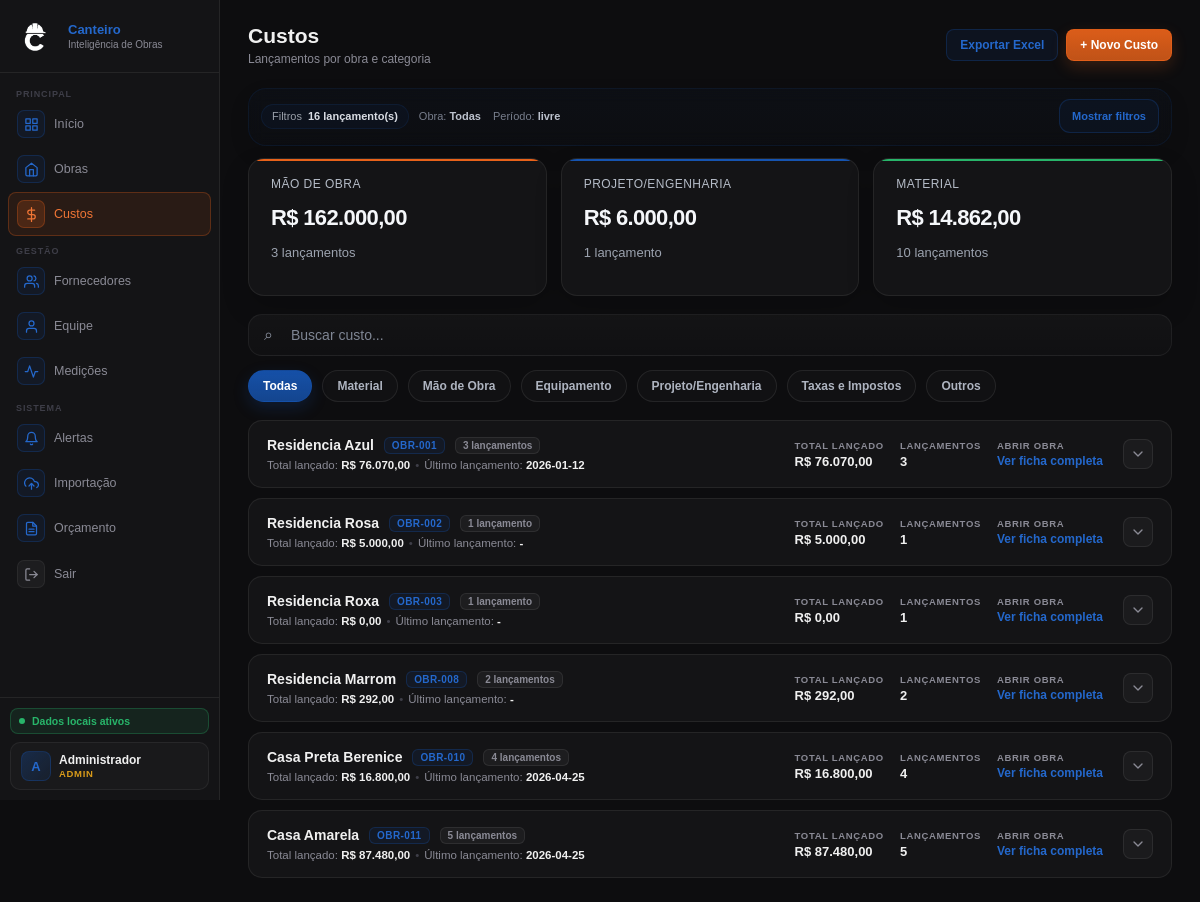
Page /custos (signed in) on the committed database.
### tables this page shows
CREATE TABLE obras (
    id INTEGER PRIMARY KEY AUTOINCREMENT,
    codigo TEXT NOT NULL UNIQUE,
    nome TEXT NOT NULL,
    endereco TEXT,
    tipologia TEXT,
    area_m2 REAL,
    data_inicio TEXT,
    data_fim_prevista TEXT,
    orcamento REAL DEFAULT 0,
    receita_total REAL DEFAULT 0,
    progresso_percentual REAL DEFAULT 0,
    status TEXT NOT NULL DEFAULT 'planejamento',
    criado_em TIMESTAMP DEFAULT CURRENT_TIMESTAMP
, tipo_obra TEXT NOT NULL DEFAULT 'contrato', token_publico TEXT, fase_obra TEXT, observacao_responsavel TEXT, foto_capa TEXT);

CREATE TABLE custos (
    id INTEGER PRIMARY KEY AUTOINCREMENT,
    obra_id INTEGER NOT NULL,
    descricao TEXT NOT NULL,
    categoria TEXT NOT NULL,
    fornecedor TEXT,
    data_lancamento TEXT,
    valor_total REAL DEFAULT 0,
    nota_fiscal TEXT,
    observacao TEXT, quantidade REAL DEFAULT 0, valor_unitario REAL DEFAULT 0, status_entrega TEXT, data_entrega_prevista TEXT, data_entrega_realizada TEXT, origem_compra_id INTEGER,
    FOREIGN KEY (obra_id) REFERENCES obras(id)
);

### routes/custos_routes.py (the view)
@custos_bp.route("/custos")
def custos():
    if not usuario_logado() or not eh_leitura():
        return redirect(url_for("auth_bp.login"))
    filtros = obter_filtros_custos()
    lista_custos = buscar_custos_filtrados(
        filtro_obra=filtros["filtro_obra"],
        filtro_categoria=filtros["filtro_categoria"],
        data_inicio=filtros["data_inicio"],
        data_fim=filtros["data_fim"]
    )
    todas_obras = query_all("SELECT * FROM obras ORDER BY nome ASC")
    obras = query_all("SELECT * FROM obras ORDER BY nome ASC")
    cards_categorias = gerar_cards_categorias(lista_custos)
    return render_template(
        "custos.html",
        custos=lista_custos,
        obras=obras,
        todas_obras=todas_obras,
        categorias_custo=CATEGORIAS_CUSTO_VALIDAS,
        cards_categorias=cards_categorias,
        filtro_obra=filtros["filtro_obra"],
        filtro_categoria=filtros["filtro_categoria"],
        data_inicio=filtros["data_inicio"],
        data_fim=filtros["data_fim"],
    )

### app.py (called while the page is built)
@app.context_processor
def inject_helpers():
    return dict(
        formatar_moeda=formatar_moeda,
        calcular_media_fornecedor=calcular_media_fornecedor,
        formatar_tipo_obra=formatar_tipo_obra,
        eh_admin=eh_admin,
        eh_gestor=eh_gestor,
        eh_leitura=eh_leitura,
        usuario_perfil=usuario_perfil,
    )

### auth.py (called while the page is built)
def usuario_logado():
    return "usuario_id" in session

def usuario_perfil():
    return session.get("usuario_perfil", "")

def eh_admin():
    return usuario_perfil() == "admin"

def eh_gestor():
    return usuario_perfil() in ["admin", "gestor"]

def eh_leitura():
    return usuario_perfil() in ["admin", "gestor", "leitura"]

### database.py (called while the page is built)
def get_connection():
    conn = sqlite3.connect(DB_PATH)
    conn.row_factory = sqlite3.Row
    return conn

def query_all(sql, params=()):
    conn = get_connection()
    cursor = conn.execute(sql, params)
    rows = cursor.fetchall()
    conn.close()
    return rows

### routes/custos_routes.py (called while the page is built)
def normalizar_categoria_card(categoria):
    mapa = {
        "Material": "Material",
        "Mão de Obra": "Mão de Obra",
        "Equipamento": "Equipamento",
        "Projeto/Engenharia": "Projeto/Engenharia",
        "Taxas e Impostos": "Taxas e Impostos",
        "Outros": "Outros",
    }
    return mapa.get(categoria, "Outros")

def gerar_cards_categorias(lista_custos):
    cards_base = [
        {"slug": "mao-de-obra", "titulo": "Mão de Obra", "cor": "or", "valor": 0, "quantidade": 0},
        {"slug": "projeto-engenharia", "titulo": "Projeto/Engenharia", "cor": "bl", "valor": 0, "quantidade": 0},
        {"slug": "material", "titulo": "Material", "cor": "gr", "valor": 0, "quantidade": 0},
    ]
    indice = {card["titulo"]: card for card in cards_base}
    for custo in lista_custos:
        categoria = normalizar_categoria_card(custo["categoria"])
        if categoria in indice:
            indice[categoria]["valor"] += custo["valor_total"] or 0
            indice[categoria]["quantidade"] += 1
    return cards_base

def obter_filtros_custos():
    return {
        "filtro_obra": request.args.get("obra", "").strip(),
        "filtro_categoria": request.args.get("categoria", "").strip(),
        "data_inicio": request.args.get("data_inicio", "").strip(),
        "data_fim": request.args.get("data_fim", "").strip(),
    }

### utils.py (called while the page is built)
def formatar_moeda(valor):
    if valor is None:
        valor = 0
    return f"R$ {valor:,.2f}".replace(",", "X").replace(".", ",").replace("X", ".")

### templates/custos.html (shortened to what this page needs)
{% extends "base.html" %}
{% block content %}
<div class="hdr">
    <div>
        <h1>Custos</h1>
        <p>Lançamentos por obra e categoria</p>
    </div>
    <div class="hdr-right" style="display:flex; gap:8px;">
        <a id="linkExportarCustos"
            href="{{ url_for('custos_bp.custos_exportar', obra=filtro_obra, categoria=filtro_categoria, data_inicio=data_inicio, data_fim=data_fim) }}"
            class="btn btn-success">
            Exportar Excel
        </a>
        {% if eh_gestor() %}
        <button class="btn btn-primary" onclick="abrirModalCusto()">+ Novo Custo</button>
        {% endif %}
    </div>
</div>
<div class="dashboard-filter-shell">
    <div class="dashboard-filter-card dashboard-filter-card--clean">
        <div class="dashboard-filter-top">
            <div class="dashboard-filter-left">
                <div class="dashboard-filter-chip dashboard-filter-chip--soft">
                    <span>Filtros</span>
                    <strong id="custosResumoTotal">{{ custos|length }} lançamento(s)</strong>
                </div>
                <div class="dashboard-filter-summary dashboard-filter-summary--soft">
                    <span>Obra: <strong id="resumoObra">{{ filtro_obra if filtro_obra else "Todas" }}</strong></span>
                    <span>Período: <strong id="resumoPeriodo">
                            {% if data_inicio or data_fim %}
                            {{ data_inicio if data_inicio else "início livre" }} até {{ data_fim if data_fim else "fim
                            livre" }}
                            {% else %}
                            livre
                            {% endif %}
                        </strong></span>
                </div>
            </div>
            <button type="button" class="dashboard-filter-toggle dashboard-filter-toggle--sm" id="toggleCustoFilter">
            </button>
        </div>
    </div>
</div>
<div class="custos-kpi-grid" id="custosKpiGrid">
    {% for card in cards_categorias %}
    <div class="custos-kpi-card {{ card.cor }}" data-categoria-card="{{ card.titulo }}">
        <div class="custos-kpi-title">{{ card.titulo }}</div>
        <div class="custos-kpi-value">{{ formatar_moeda(card.valor) }}</div>
        <div class="custos-kpi-sub">{{ card.quantidade }} lançamento{% if card.quantidade != 1 %}s{% endif %}</div>
    </div>
    {% endfor %}
</div>
<div class="custos-toolbar">
    <div class="custos-search-wrap">
        <span class="custos-search-icon">⌕</span>
        <input type="text" id="custoSearch" class="custos-search-input" placeholder="Buscar custo..."
            oninput="filtrarCustos()">
    </div>
    <div class="custos-status-chips">
        <button type="button" class="custo-chip {% if not filtro_categoria %}active{% endif %}"
            onclick="selecionarFiltroCategoria('todas', this)">
            Todas
        </button>
        {% for categoria in categorias_custo %}
        <button type="button" class="custo-chip {% if filtro_categoria == categoria %}active{% endif %}"
            onclick="selecionarFiltroCategoria('{{ categoria }}', this)">
            {{ categoria }}
        </button>
        {% endfor %}
    </div>
</div>
<div id="custosCardsWrap" class="custos-obras-list">
    {% for grupo in custos|groupby('codigo_obra') %}
    {% set ns = namespace(total=0, count=0, ultimo='-') %}
    {% for item in grupo.list %}
    {% set ns.total = ns.total + (item.valor_total or 0) %}
    {% set ns.count = ns.count + 1 %}
    {% if item.data_lancamento %}
    {% set ns.ultimo = item.data_lancamento %}
    {% endif %}
    {% endfor %}
    {% set obra_ref = grupo.list[0] %}
    <div class="custo-obra-card custo-obra-group"
        data-categoria="{{ (grupo.list|map(attribute='categoria')|join(' ')|lower) }}"
        data-search="{{ ((obra_ref.codigo_obra or '') ~ ' ' ~ (obra_ref.nome_obra or '') ~ ' ' ~ (grupo.list|map(attribute='descricao')|join(' ')) ~ ' ' ~ (grupo.list|map(attribute='categoria')|join(' ')) ~ ' ' ~ (grupo.list|map(attribute='fornecedor')|join(' ')) ~ ' ' ~ (grupo.list|map(attribute='status_entrega')|join(' ')) ~ ' ' ~ (grupo.list|map(attribute='nota_fiscal')|join(' ')))|lower }}"
        data-categorias="{{ (grupo.list|map(attribute='categoria')|join('|')|lower) }}">
        <div class="custo-obra-main">
            <div class="custo-obra-identity">
                <div class="custo-obra-title-row">
                    <a href="{{ url_for('obras_bp.obra_detalhe', codigo=obra_ref.codigo_obra) }}"
                        class="custo-obra-nome">
                        {{ obra_ref.nome_obra }}
                    </a>
                    <span class="custo-obra-codigo">{{ obra_ref.codigo_obra }}</span>
                    <span class="custo-obra-count">{{ ns.count }} lançamento{% if ns.count != 1 %}s{% endif %}</span>
                </div>
                <div class="custo-obra-subtitle">
                    <span>Total lançado: <strong>{{ formatar_moeda(ns.total) }}</strong></span>
                    <span class="custo-obra-dot">•</span>
                    <span>Último lançamento: <strong>{{ ns.ultimo }}</strong></span>
                </div>
            </div>
            <div class="custo-obra-kpis">
                <div class="custo-kv">
                    <span class="custo-kv-label">Total lançado</span>
                    <span class="custo-kv-value">{{ formatar_moeda(ns.total) }}</span>
                </div>
                <div class="custo-kv">
                    <span class="custo-kv-label">Lançamentos</span>
                    <span class="custo-kv-value">{{ ns.count }}</span>
                </div>
                <div class="custo-kv">
                    <span class="custo-kv-label">Abrir obra</span>
                    <a href="{{ url_for('obras_bp.obra_detalhe', codigo=obra_ref.codigo_obra) }}"
                        class="custo-detail-link">Ver ficha completa</a>
                </div>
            </div>
            <div class="custo-obra-actions">
                <button type="button" class="custo-expand-btn" onclick="toggleDetalhesCusto(this)">
                    <svg width="16" height="16" viewBox="0 0 24 24" fill="none">
                        <path d="M6 9L12 15L18 9" stroke="currentColor" stroke-width="2" stroke-linecap="round"
                            stroke-linejoin="round" />
                    </svg>
                </button>
            </div>
        </div>
    </div>
    {% else %}
    <div class="custos-empty-state" id="linhaSemCustosOriginal">
        Nenhum custo lançado ainda.
    </div>
    {% endfor %}
</div>
{% endblock %}

### rows in the picture
custos: count "3", shows "s", total "R$ 76.070,00"
obras: nome_obra "Residencia Azul", codigo_obra "OBR-001"
custos: ultimo "2026-01-12"
custos: count "1", total "R$ 5.000,00", ultimo "-"
obras: nome_obra "Residencia Rosa", codigo_obra "OBR-002"
custos: count "1", total "R$ 0,00", ultimo "-"
obras: nome_obra "Residencia Roxa", codigo_obra "OBR-003"
custos: count "2", shows "s", total "R$ 292,00", ultimo "-"
obras: nome_obra "Residencia Marrom", codigo_obra "OBR-008"
custos: count "4", shows "s", total "R$ 16.800,00", ultimo "2026-04-25"
obras: nome_obra "Casa Preta Berenice", codigo_obra "OBR-010"
custos: count "5", shows "s", total "R$ 87.480,00"
obras: nome_obra "Casa Amarela", codigo_obra "OBR-011"
custos: ultimo "2026-04-25"

### other values in the picture
{{ session.get('usuario_nome', 'U')[0] | upper }} "A"
{{ session.get('usuario_nome', 'Usuário') }} "Administrador"
{{ usuario_perfil() or 'sem perfil' }} "ADMIN"
{{ custos|length }} "16"
{{ filtro_obra if filtro_obra else "Todas" }} "Todas"
{{ card.titulo }} "MÃO DE OBRA" "PROJETO/ENGENHARIA" "MATERIAL"
{{ card.quantidade }} "3" "1" "10"
{{ categoria }} "Material" "Mão de Obra" "Equipamento" "Projeto/Engenharia" "Taxas e Impostos" "Outros"
